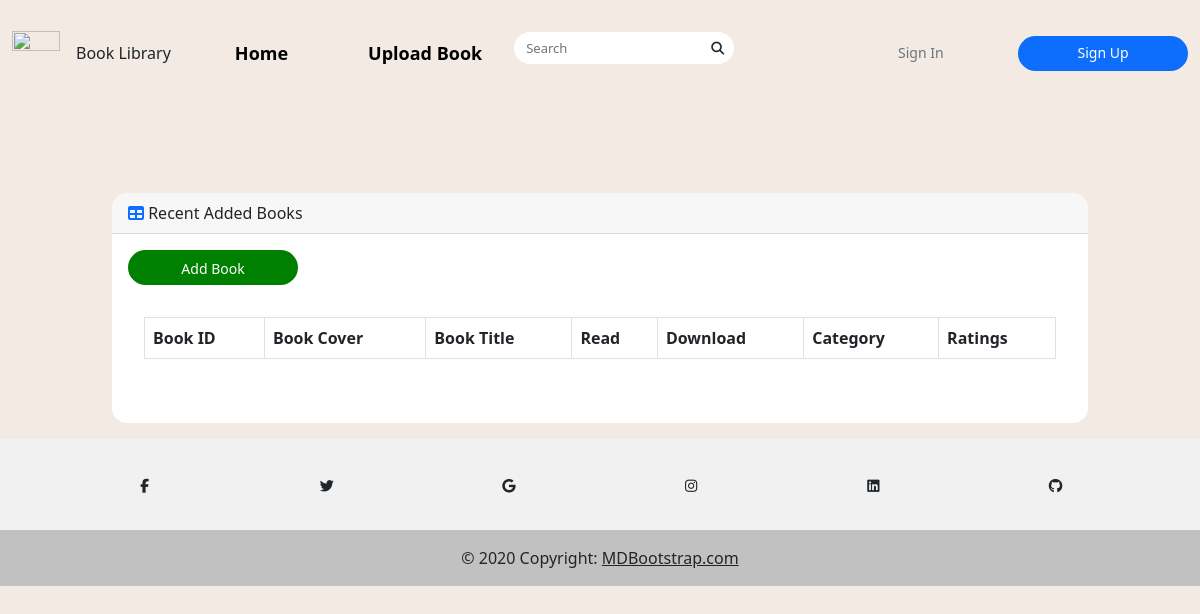
/, run on an earlier commit of the app's database.
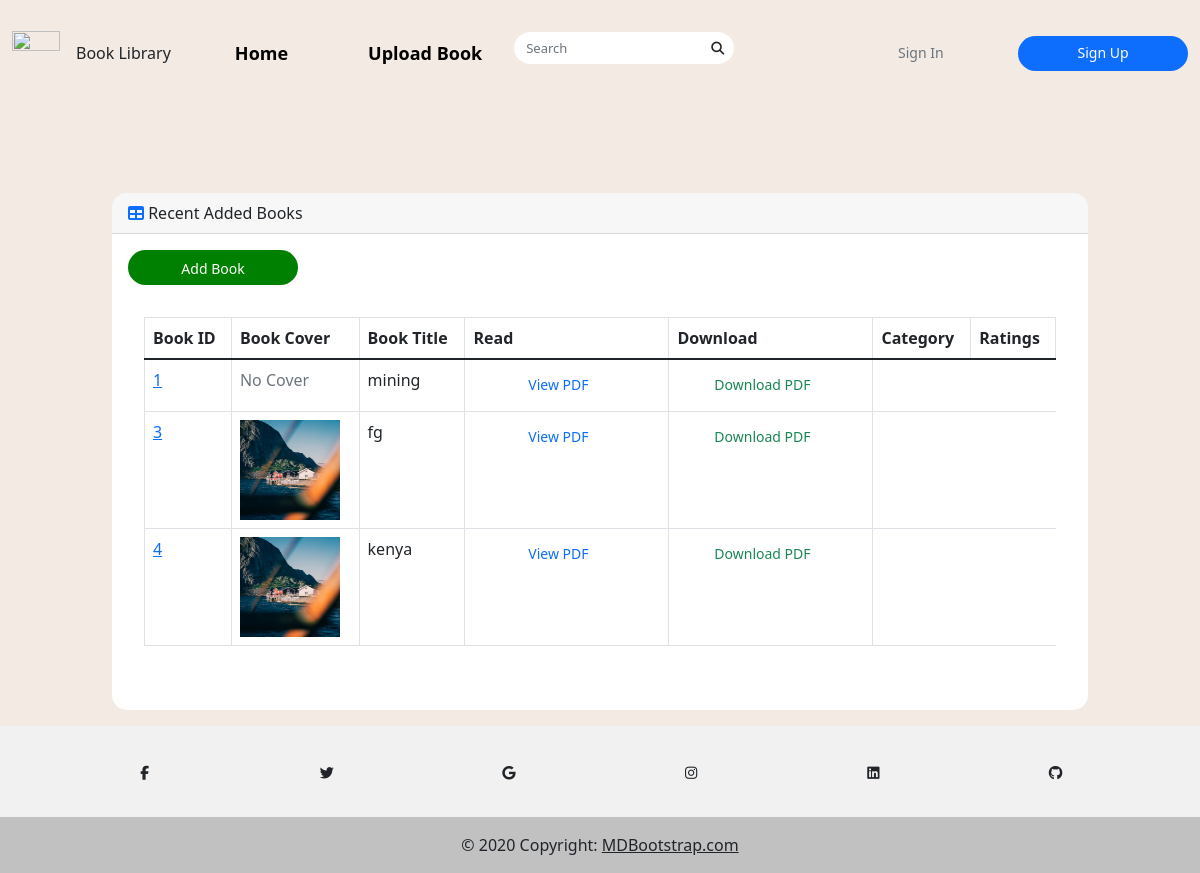
And on a later commit of the database.
### booksapp/models.py (models this page shows, shortened)
class Book(models.Model):
    title = models.CharField(max_length=100)
    author = models.CharField(max_length=100)
    year = models.CharField(max_length=100)
    publisher = models.CharField(max_length=200)
    desc = models.CharField(max_length=1000)
    uploaded_by = models.CharField(max_length=100, null=True, blank=True)
    user_id = models.CharField(max_length=100, null=True, blank=True)
    pdf = models.FileField(upload_to='bookapp/pdfs/')
    cover = models.ImageField(upload_to='bookapp/covers/', null=True, blank=True)

### home/views.py (the view)
# urls.py: path("", views.index, name="index"),
def index(request):
    books = Book.objects.all()
    return render(request, "index.html", {"books": books})

### home/templates/index.html (shortened to what this page needs)
{% extends "base.html" %}
{% block content %}
{% include "navbar.html" %}
<div class="container-fluid">
    <div class="row" style="padding-top: 87px">
    <div class="col-sm-1" style="color: red">
    </div>
    <div class="col-sm-10">
                    <div class="card mb-3">
                    <div class="card-header">
                        <i class="fas fa-table text-primary"></i>
                        Recent Added Books
                    </div>
                    <div class="card-body">
                       <ol class="breadcrumb">
                    <li class="breadcrumb-item">
                        <a  class="btn btn-sm btn-success" href="{% url 'booksapp:addbook' %}" style="padding: 8px; float: right; background-color: green; color: white;">Add Book</a>
                    </li>
                </ol>
                <div class="card mb-3">
                    <div class="card-body">
                        <div class="table-responsive">
                             <table class="table table-bordered" id="dataTable" width="100%" cellspacing="0">
                                <thead>
                                <tr>
                                    <th>Book ID</th>
                                    <th>Book Cover</th>
                                    <th>Book Title</th>
                                    <th>Read</th>
                                    <th>Download</th>
                                    <th>Category</th>
                                    <th>Ratings</th>
                                </tr>
                                </thead>
                                <tbody>
                               {% if books %}
                               {% for book in books %}
                                    <tr>
                                      <td><a href="{% url 'booksapp:detail' book.pk %}">{{book.id}}</a></td>
                                      <td>
                                        {% if book.cover %}
                                        <img src="{{ book.cover.url }}" alt="{{ book.title}}" style="height: 100px; width: 100px">
                                        {% else %}
                                        <span class="text-muted">No Cover</span>
                                        {% endif %}
                                       </td>
                                      <td>{{ book.title }}</td>
                                        <td>
                                            {% if book.pdf %}
                                        <a href="{{ book.pdf.url }}" class="btn btn-outline-primary" target="_blank">View PDF</a>
                                        {% else %}
                                        <span class="text-muted">No PDF</span>
                                        {% endif %}
                                      </td>
                                        <td>
                                            {% if book.pdf %}
                                        <a href="{{ book.pdf.url }}" download class="btn btn-outline-success">Download PDF</a>
                                        {% else %}
                                        <span class="text-muted">No PDF</span>
                                        {% endif %}
                                      </td>
                                    </tr>
                                    {% endfor %}
                                   {% endif %}
                                </tbody>
                            </table>
</div></div></div></div></div></div></div></div>
                            {% include "footer.html" %}
{% endblock %}

### templates/base.html (shortened to what this page needs)
<!doctype html>
<html lang="en">
  <head>
    <link rel="stylesheet" href="https://cdnjs.cloudflare.com/ajax/libs/font-awesome/4.7.0/css/font-awesome.min.css">
{% load static %}
<link href="https://cdn.jsdelivr.net/npm/bootstrap@5.1.3/dist/css/bootstrap.min.css" rel="stylesheet">
  </head>
  <body>
    {% block content %}
    {% endblock %}
  </body>
</html>

### home/templates/navbar.html (shortened to what this page needs)
<nav class="navbar navbar-expand-lg navbar-light py-4">
	<div class="container-fluid">
		<a class="navbar-brand" href="https://library.livecanvas.com/sections/">
			<img class="img-fluid" src="https://getbootstrap.com/docs/5.1/assets/brand/bootstrap-logo.svg" alt="" width="48px" height="48px">
		</a>Book Library
		<div class="collapse navbar-collapse" id="nav_lc">
			<ul class="navbar-nav my-3 my-lg-0 ms-lg-3 me-auto">
				<li class="nav-item me-4"><a class="nav-link" href="{% url 'home:index' %}">Home</a></li>
				<li class="nav-item me-4"><a class="nav-link" href="{% url 'booksapp:addbook' %}">Upload Book</a></li>
				<form action="{% url 'booksapp:search' %}" class="d-flex searchitem"> <input class="form-control me-2" type="search" placeholder="Search" aria-label="Search"> <i class="fa fa-search"></i> </form>
			</ul>
			<div>
				{% if user.is_authenticated %}
				<a class="btn btn-outline-secondary me-2" href="{% url 'users:profile' %}">{{user.username}}</a>
                <a class="btn btn-primary" href="{% url 'users:register' %}">Logout</a>
				{% else %}
				<a class="btn btn-outline-secondary me-2" href="{% url 'login' %}">Sign In</a>
                <a class="btn btn-primary" href="{% url 'users:register' %}">Sign Up</a>
				{% endif %}
            </div>
		</div>
	</div>
</nav>

### home/templates/footer.html
<footer class="text-center text-white" style="background-color: #f1f1f1;">
    <div class="container pt-4">
      <section class="mb-4">
        <a
          class="btn btn-link btn-floating btn-lg text-dark m-1"
          href="#!"
          role="button"
          data-mdb-ripple-color="dark"
          ><i class="fab fa-facebook-f"></i
        ></a>
        <a
          class="btn btn-link btn-floating btn-lg text-dark m-1"
          href="#!"
          role="button"
          data-mdb-ripple-color="dark"
          ><i class="fab fa-twitter"></i
        ></a>
        <a
          class="btn btn-link btn-floating btn-lg text-dark m-1"
          href="#!"
          role="button"
          data-mdb-ripple-color="dark"
          ><i class="fab fa-google"></i
        ></a>
        <a
          class="btn btn-link btn-floating btn-lg text-dark m-1"
          href="#!"
          role="button"
          data-mdb-ripple-color="dark"
          ><i class="fab fa-instagram"></i
        ></a>
        <a
          class="btn btn-link btn-floating btn-lg text-dark m-1"
          href="#!"
          role="button"
          data-mdb-ripple-color="dark"
          ><i class="fab fa-linkedin"></i
        ></a>
        <a
          class="btn btn-link btn-floating btn-lg text-dark m-1"
          href="#!"
          role="button"
          data-mdb-ripple-color="dark"
          ><i class="fab fa-github"></i
        ></a>
      </section>
    </div>
    <div class="text-center text-dark p-3" style="background-color: rgba(0, 0, 0, 0.2);">
      © 2020 Copyright:
      <a class="text-dark" href="https://mdbootstrap.com/">MDBootstrap.com</a>
    </div>
  </footer>

### templates/base.html (style rules this page uses)
* { margin: 0; padding: 0 }
body { background-color: #f2eae3 }
.nav-link { font-size: 18px; color: #000 !important; font-weight: bold; margin-left: 40px }
.form-control { height: 32px; width: 100%; border-radius: 20px; color: #c7c6cb; font-size: 13px; border: none }
.searchitem { position: relative }
.searchitem i { position: absolute; right: 18px; top: 10px; font-size: 13px }
.btn { height: 35px; width: 170px; border: none; border-radius: 20px; font-size: 14px; font-weight: 500 }
.card { overflow: hidden; border: none; border-radius: 15px }

What changed in the data, as far as the page shows it:
added Book: id "1", cover "No Cover", title "mining"
added Book: id "3", cover (picture), title "fg"
added Book: id "4", cover (picture), title "kenya"
